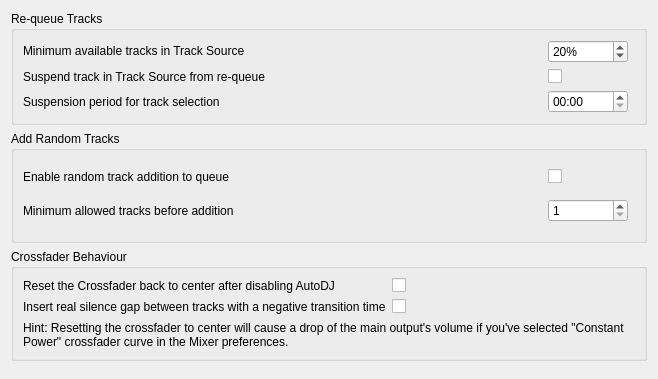
<?xml version="1.0" encoding="UTF-8"?>
<ui version="4.0">
 <class>DlgPrefAutoDJDlg</class>
 <widget class="QWidget" name="DlgPrefAutoDJDlg">
  <property name="geometry">
   <rect>
    <x>0</x>
    <y>0</y>
    <width>658</width>
    <height>239</height>
   </rect>
  </property>
  <property name="windowTitle">
   <string>Auto DJ Preferences</string>
  </property>
  <layout class="QVBoxLayout" name="AutoDJGridLayout">

   <item>
    <widget class="QGroupBox" name="RequeueOptions">
      <property name="title">
       <string>Re-queue Tracks</string>
      </property>
      <property name="alignment">
       <set>Qt::AlignLeading|Qt::AlignLeft|Qt::AlignTop</set>
      </property>
      <layout class="QGridLayout" name="RequeGridLayout">

       <item row="0" column="0">
        <widget class="QLabel" name="MinimumAvailableLabel">
         <property name="sizePolicy">
          <sizepolicy hsizetype="Minimum" vsizetype="Fixed">
           <horstretch>0</horstretch>
           <verstretch>0</verstretch>
          </sizepolicy>
         </property>
         <property name="text">
          <string>Minimum available tracks in Track Source</string>
         </property>
        </widget>
       </item>

       <item row="0" column="1">
        <widget class="QSpinBox" name="MinimumAvailableSpinBox">
         <property name="toolTip">
          <string>This percentage of tracks are always available for selecting, regardless of when they were last played.</string>
         </property>
         <property name="suffix">
          <string>%</string>
         </property>
         <property name="maximum">
          <number>100</number>
         </property>
         <property name="value">
          <number>20</number>
         </property>
         <property name="minimumSize">
          <size>
           <width>60</width>
           <height>0</height>
          </size>
         </property>
         <property name="maximumSize">
          <size>
           <width>80</width>
           <height>16777215</height>
          </size>
         </property>
        </widget>
       </item>

       <item row="1" column="0">
        <widget class="QLabel" name="RequeueIgnoreLabel">
         <property name="sizePolicy">
          <sizepolicy hsizetype="Minimum" vsizetype="Preferred">
           <horstretch>0</horstretch>
           <verstretch>0</verstretch>
          </sizepolicy>
         </property>
         <property name="toolTip">
          <string>Uncheck, to ignore all played tracks.</string>
         </property>
         <property name="text">
          <string>Suspend track in Track Source from re-queue</string>
         </property>
          <property name="buddy">
           <cstring>RequeueIgnoreCheckBox</cstring>
          </property>
        </widget>
       </item>

       <item row="1" column="1">
        <widget class="QCheckBox" name="RequeueIgnoreCheckBox">
         <property name="toolTip">
          <string>Uncheck, to ignore all played tracks.</string>
         </property>
         <property name="text">
          <string/>
         </property>
        </widget>
       </item>

       <item row="2" column="0">
        <widget class="QLabel" name="RequeueIgnoreTimeLabel">
         <property name="sizePolicy">
          <sizepolicy hsizetype="Minimum" vsizetype="Preferred">
           <horstretch>0</horstretch>
           <verstretch>0</verstretch>
          </sizepolicy>
         </property>
         <property name="text">
          <string>Suspension period for track selection</string>
         </property>
        </widget>
       </item>

       <item row="2" column="1">
        <widget class="QTimeEdit" name="RequeueIgnoreTimeEdit">
         <property name="toolTip">
          <string>Duration after which a track is eligible for selection by Auto DJ again</string>
         </property>
         <property name="displayFormat">
          <string>hh:mm</string>
         </property>
         <!--
           TODO: Enable this once we require at least Qt 6.7 and remove the
           corresponding code from the C++ file.
           -->
         <!--<property name="timeZone">
          <enum>QTimeZone::LocalTime</enum>
         </property>-->
         <property name="minimumSize">
          <size>
           <width>60</width>
           <height>0</height>
          </size>
         </property>
         <property name="maximumSize">
          <size>
           <width>80</width>
           <height>16777215</height>
          </size>
         </property>
        </widget>
       </item>

       <item row="2" column="2">
        <spacer name="horizontalSpacerRequeue">
         <property name="orientation">
          <enum>Qt::Horizontal</enum>
         </property>
          <property name="sizePolicy">
           <sizepolicy hsizetype="Expanding" vsizetype="Minimum">
            <horstretch>1</horstretch>
            <verstretch>0</verstretch>
           </sizepolicy>
          </property>
        </spacer>
       </item>

      </layout>
    </widget>
   </item>

   <item>
    <widget class="QGroupBox" name="AddRandomOptions">
      <property name="title">
       <string>Add Random Tracks</string>
      </property>
      <property name="alignment">
       <set>Qt::AlignLeading|Qt::AlignLeft|Qt::AlignTop</set>
      </property>
      <layout class="QGridLayout" name="AddRandomGridLayout">

       <item row="0" column="0">
        <widget class="QLabel" name="RandomQueueLabel">
         <property name="sizePolicy">
          <sizepolicy hsizetype="Minimum" vsizetype="Preferred">
           <horstretch>0</horstretch>
           <verstretch>0</verstretch>
          </sizepolicy>
         </property>
         <property name="text">
          <string>Enable random track addition to queue</string>
         </property>
         <property name="buddy">
          <cstring>RandomQueueCheckBox</cstring>
         </property>
        </widget>
       </item>

       <item row="0" column="1">
        <widget class="QCheckBox" name="RandomQueueCheckBox">
         <property name="toolTip">
          <string>Add random tracks from Track Source if the specified minimum tracks remain</string>
         </property>
        </widget>
       </item>

       <item row="1" column="0">
        <widget class="QLabel" name="RandomQueueMinimumLabel">
         <property name="sizePolicy">
          <sizepolicy hsizetype="Minimum" vsizetype="Preferred">
           <horstretch>0</horstretch>
           <verstretch>0</verstretch>
          </sizepolicy>
         </property>
         <property name="text">
          <string>Minimum allowed tracks before addition</string>
         </property>
        </widget>
       </item>

       <item row="1" column="1">
        <widget class="QSpinBox" name="RandomQueueMinimumSpinBox">
         <property name="enabled">
          <bool>true</bool>
         </property>
         <property name="toolTip">
          <string>Minimum number of tracks after which random tracks may be added</string>
         </property>
         <property name="minimum">
          <number>1</number>
         </property>
         <property name="maximum">
          <number>20</number>
         </property>
         <property name="minimumSize">
          <size>
           <width>60</width>
           <height>0</height>
          </size>
         </property>
         <property name="maximumSize">
          <size>
           <width>80</width>
           <height>16777215</height>
          </size>
         </property>
        </widget>
       </item>

       <item row="1" column="2">
        <spacer name="horizontalSpacerRandom">
         <property name="orientation">
          <enum>Qt::Horizontal</enum>
         </property>
          <property name="sizePolicy">
           <sizepolicy hsizetype="Expanding" vsizetype="Minimum">
            <horstretch>1</horstretch>
            <verstretch>0</verstretch>
           </sizepolicy>
          </property>
        </spacer>
       </item>

      </layout>
    </widget>
   </item>

   <item>
    <widget class="QGroupBox" name="CrossfaderBehaviour">
      <property name="title">
       <string>Crossfader Behaviour</string>
      </property>
      <property name="alignment">
       <set>Qt::AlignLeading|Qt::AlignLeft|Qt::AlignTop</set>
      </property>
      <layout class="QGridLayout" name="CrossfaderBehaviourLayout">

        <item row="0" column="0">
          <widget class="QLabel" name="CenterXfaderLabel">
            <property name="sizePolicy">
              <sizepolicy hsizetype="Preferred" vsizetype="Preferred">
                <horstretch>0</horstretch>
                <verstretch>0</verstretch>
              </sizepolicy>
            </property>
            <property name="text">
              <string>Reset the Crossfader back to center after disabling AutoDJ</string>
            </property>
            <property name="buddy">
              <cstring>CenterXfaderCheckBox</cstring>
            </property>
          </widget>
        </item>

        <item row="0" column="1">
          <widget class="QCheckBox" name="CenterXfaderCheckBox"/>
        </item>

        <item row="0" column="2">
          <spacer name="horizontalSpacerxfaderbehaviour">
            <property name="orientation">
              <enum>Qt::Horizontal</enum>
            </property>
            <property name="sizePolicy">
              <sizepolicy hsizetype="Expanding" vsizetype="Minimum">
                <horstretch>1</horstretch>
                <verstretch>0</verstretch>
              </sizepolicy>
            </property>
          </spacer>
        </item>

        <item row="1" column="0">
          <widget class="QLabel" name="SilenceGapLabel">
            <property name="sizePolicy">
              <sizepolicy hsizetype="Preferred" vsizetype="Preferred">
                <horstretch>0</horstretch>
                <verstretch>0</verstretch>
              </sizepolicy>
            </property>
            <property name="text">
              <string>Insert real silence gap between tracks with a negative transition time</string>
            </property>
            <property name="buddy">
              <cstring>SilenceGapCheckBox</cstring>
            </property>
          </widget>
        </item>

        <item row="1" column="1">
          <widget class="QCheckBox" name="SilenceGapCheckBox">
            <property name="toolTip">
              <string>When the transition time is negative, wait |transition time| seconds of true silence after the current track, then start the next track exactly at its marked start point (intro start cue, first sound or 0:00) instead of seeking |transition time| seconds before it.</string>
            </property>
          </widget>
        </item>

        <item row="1" column="2">
          <spacer name="horizontalSpacerSilenceGap">
            <property name="orientation">
              <enum>Qt::Horizontal</enum>
            </property>
            <property name="sizePolicy">
              <sizepolicy hsizetype="Expanding" vsizetype="Minimum">
                <horstretch>1</horstretch>
                <verstretch>0</verstretch>
              </sizepolicy>
            </property>
          </spacer>
        </item>

        <item row="2" column="0" colspan="3">
          <widget class="QLabel" name="CenterXfaderHintText">
            <property name="sizePolicy">
              <sizepolicy hsizetype="Expanding" vsizetype="Minimum">
                <horstretch>0</horstretch>
                <verstretch>0</verstretch>
              </sizepolicy>
            </property>
            <property name="wordWrap">
             <bool>true</bool>
            </property>
            <property name="text">
              <string>Hint: Resetting the crossfader to center will cause a drop of the main output's volume if you've selected "Constant Power" crossfader curve in the Mixer preferences.</string>
            </property>
          </widget>
        </item>

      </layout>
    </widget>
   </item>

   <item>
    <spacer name="verticalSpacer">
     <property name="orientation">
      <enum>Qt::Vertical</enum>
     </property>
      <property name="sizePolicy">
       <sizepolicy hsizetype="Expanding" vsizetype="Expanding">
        <horstretch>0</horstretch>
        <verstretch>1</verstretch>
       </sizepolicy>
      </property>
    </spacer>
   </item>

  </layout>
 </widget>
 <resources/>
 <!-- tabstops -->
 <connections/>
</ui>
